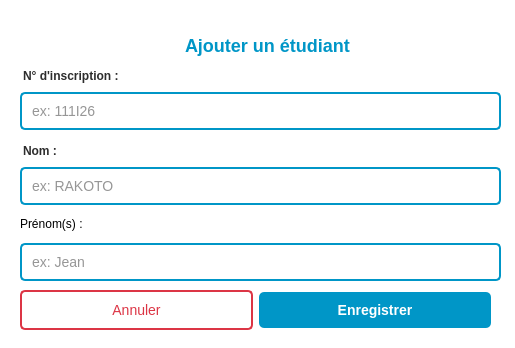
<?xml version="1.0" encoding="UTF-8"?>
<ui version="4.0">
 <class>EtudiantDialog</class>
 <widget class="QDialog" name="EtudiantDialog">
  <property name="geometry">
   <rect>
    <x>0</x>
    <y>0</y>
    <width>515</width>
    <height>348</height>
   </rect>
  </property>
  <property name="windowTitle">
   <string>Dialog</string>
  </property>
  <property name="styleSheet">
   <string notr="true">/* Fenêtre dialog */
QDialog {
    background-color: #FFFFFF;
    font-family: Arial;
    font-size: 14px;
}

/* Titre */
#label_titre {
    color: #0096C7;
    font-size: 18px;
    font-weight: bold;
    padding: 10px;
}

/* Labels */
#label_num_insc, #label_nom, #label_prenoms {
    color: #2D2D2D;
    font-weight: bold;
    margin-top: 5px;
}

/* Champs de saisie */
QLineEdit {
    border: 2px solid #0096C7;
    border-radius: 5px;
    padding: 8px;
    font-size: 14px;
    color: #2D2D2D;
}

QLineEdit:focus {
    border: 2px solid #0077A8;
    background-color: #F0F9FF;
}

/* Bouton enregistrer */
#btn_enregistrer {
    background-color: #0096C7;
    color: #FFFFFF;
    border-radius: 5px;
    padding: 10px 20px;
    font-size: 14px;
    font-weight: bold;
}

#btn_enregistrer:hover {
    background-color: #0077A8;
}

/* Bouton annuler */
#btn_annuler {
    background-color: #FFFFFF;
    color: #DC3545;
    border: 2px solid #DC3545;
    border-radius: 5px;
    padding: 10px 20px;
    font-size: 14px;
}

#btn_annuler:hover {
    background-color: #DC3545;
    color: #FFFFFF;
}</string>
  </property>
  <widget class="QWidget" name="widget_content" native="true">
   <property name="geometry">
    <rect>
     <x>10</x>
     <y>10</y>
     <width>501</width>
     <height>331</height>
    </rect>
   </property>
   <widget class="QLabel" name="label_titre">
    <property name="geometry">
     <rect>
      <x>160</x>
      <y>10</y>
      <width>191</width>
      <height>51</height>
     </rect>
    </property>
    <property name="text">
     <string>Ajouter un étudiant</string>
    </property>
   </widget>
   <widget class="QWidget" name="widget_form" native="true">
    <property name="geometry">
     <rect>
      <x>10</x>
      <y>50</y>
      <width>481</width>
      <height>221</height>
     </rect>
    </property>
    <layout class="QVBoxLayout" name="verticalLayout">
     <item>
      <widget class="QLabel" name="label_num_insc">
       <property name="text">
        <string>N° d'inscription :</string>
       </property>
      </widget>
     </item>
     <item>
      <widget class="QLineEdit" name="lineEdit_num_insc">
       <property name="placeholderText">
        <string>ex: 111I26</string>
       </property>
      </widget>
     </item>
     <item>
      <widget class="QLabel" name="label_nom">
       <property name="text">
        <string>Nom :</string>
       </property>
      </widget>
     </item>
     <item>
      <widget class="QLineEdit" name="lineEdit_nom">
       <property name="placeholderText">
        <string>ex: RAKOTO</string>
       </property>
      </widget>
     </item>
     <item>
      <widget class="QLabel" name="label_prenom">
       <property name="text">
        <string>Prénom(s) :</string>
       </property>
      </widget>
     </item>
     <item>
      <widget class="QLineEdit" name="lineEdit_prenom">
       <property name="placeholderText">
        <string>ex: Jean</string>
       </property>
      </widget>
     </item>
    </layout>
   </widget>
   <widget class="QWidget" name="widget_buttons" native="true">
    <property name="geometry">
     <rect>
      <x>10</x>
      <y>270</y>
      <width>471</width>
      <height>61</height>
     </rect>
    </property>
    <layout class="QHBoxLayout" name="horizontalLayout">
     <item>
      <widget class="QPushButton" name="btn_annuler">
       <property name="text">
        <string>Annuler</string>
       </property>
      </widget>
     </item>
     <item>
      <widget class="QPushButton" name="btn_enregistrer">
       <property name="text">
        <string>Enregistrer</string>
       </property>
      </widget>
     </item>
    </layout>
   </widget>
  </widget>
 </widget>
 <resources/>
 <connections/>
</ui>
